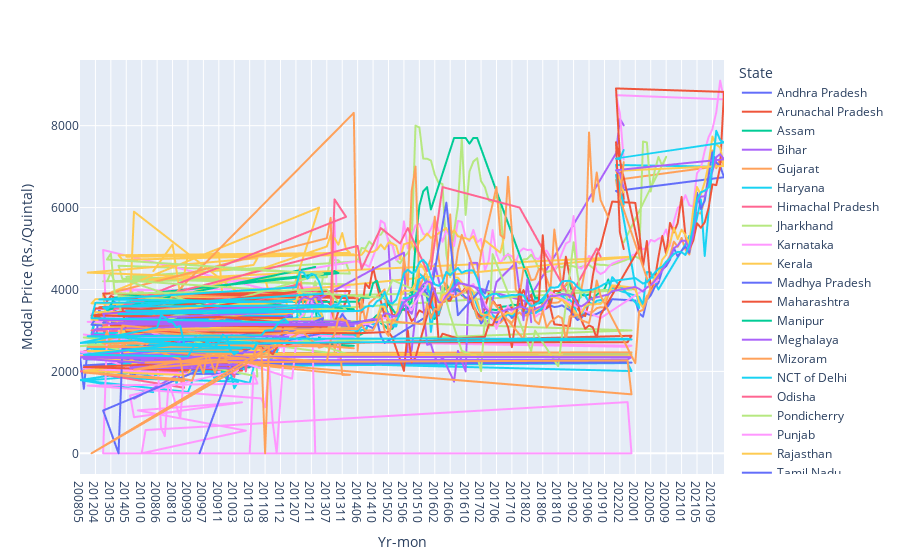

This figure's notebook cell:
### Code cell
fig = px.line(ms, x='Yr-mon', y='Modal Price (Rs./Quintal)', color= 'State')
fig.show()
fig.write_html(Collated + "/Graphs/State_Mustard.html")

### Figure 1 — Plotly figure (JSON) as saved in the notebook; plotly's stock layout.template omitted (floating-point values rounded to 4 significant figures; data arrays with more than 128 entries replaced by an {"elided": "..."} marker saying what was removed)
{"data": [{"hovertemplate": "State=Andhra Pradesh<br>Yr-mon=%{x}<br>Modal Price (Rs./Quintal)=%{y}<extra></extra>", "legendgroup": "Andhra Pradesh", "line": {"color": "#636efa", "dash": "solid"}, "marker": {"symbol": "circle"}, "mode": "lines", "name": "Andhra Pradesh", "showlegend": true, "type": "scattergl", "x": ["200805", "200902", "201106", "201203", "201204", "201206", "201303", "201304", "201305", "201306", "201402", "201403", "201405"], "xaxis": "x", "y": [2364.0, 1575, 2600, 2556, 2598, 3550, 3018, 2800, 2918, 3700, 2719, 2821.0, 3250], "yaxis": "y"}, {"hovertemplate": "State=Arunachal Pradesh<br>Yr-mon=%{x}<br>Modal Price (Rs./Quintal)=%{y}<extra></extra>", "legendgroup": "Arunachal Pradesh", "line": {"color": "#EF553B", "dash": "solid"}, "marker": {"symbol": "circle"}, "mode": "lines", "name": "Arunachal Pradesh", "showlegend": true, "type": "scattergl", "x": ["201005", "201006", "201008", "201010", "201011", "201102"], "xaxis": "x", "y": [2733.0, 1917.0, 2000, 2275, 2800, 2000], "yaxis": "y"}, {"hovertemplate": "State=Assam<br>Yr-mon=%{x}<br>Modal Price (Rs./Quintal)=%{y}<extra></extra>", "legendgroup": "Assam", "line": {"color": "#00cc96", "dash": "solid"}, "marker": {"symbol": "circle"}, "mode": "lines", "name": "Assam", "showlegend": true, "type": "scattergl", "x": {"elided": "138 str values"}, "xaxis": "x", "y": {"elided": "138 float values"}, "yaxis": "y"}, {"hovertemplate": "State=Bihar<br>Yr-mon=%{x}<br>Modal Price (Rs./Quintal)=%{y}<extra></extra>", "legendgroup": "Bihar", "line": {"color": "#ab63fa", "dash": "solid"}, "marker": {"symbol": "circle"}, "mode": "lines", "name": "Bihar", "showlegend": true, "type": "scattergl", "x": ["201502", "201503", "201504", "201506", "201507", "201508", "201509", "201510", "201511", "201512", "201601", "201602", "201604", "201605", "201606", "201607", "201608", "201609", "201802", "202201", "202202", "202203"], "xaxis": "x", "y": [5103.0, 3186.0, 3233.0, 3653.0, 3514.0, 3406.0, 3780.0, 3974.0, 3898.0, 4020.0, 4141.0, 4619.0, 3856.0, 3925.0, 4049.0, 4198.0, 4169.0, 4150, 3700, 7325, 8173.0, 8007.0], "yaxis": "y"}, {"hovertemplate": "State=Gujarat<br>Yr-mon=%{x}<br>Modal Price (Rs./Quintal)=%{y}<extra></extra>", "legendgroup": "Gujarat", "line": {"color": "#FFA15A", "dash": "solid"}, "marker": {"symbol": "circle"}, "mode": "lines", "name": "Gujarat", "showlegend": true, "type": "scattergl", "x": {"elided": "168 str values"}, "xaxis": "x", "y": {"elided": "168 float values"}, "yaxis": "y"}, {"hovertemplate": "State=Haryana<br>Yr-mon=%{x}<br>Modal Price (Rs./Quintal)=%{y}<extra></extra>", "legendgroup": "Haryana", "line": {"color": "#19d3f3", "dash": "solid"}, "marker": {"symbol": "circle"}, "mode": "lines", "name": "Haryana", "showlegend": true, "type": "scattergl", "x": {"elided": "155 str values"}, "xaxis": "x", "y": {"elided": "155 float values"}, "yaxis": "y"}, {"hovertemplate": "State=Himachal Pradesh<br>Yr-mon=%{x}<br>Modal Price (Rs./Quintal)=%{y}<extra></extra>", "legendgroup": "Himachal Pradesh", "line": {"color": "#FF6692", "dash": "solid"}, "marker": {"symbol": "circle"}, "mode": "lines", "name": "Himachal Pradesh", "showlegend": true, "type": "scattergl", "x": ["200812", "200901", "200902", "200903", "200904", "201105", "201106"], "xaxis": "x", "y": [2675, 2546.0, 2028, 1947.0, 2045, 2600, 2600], "yaxis": "y"}, {"hovertemplate": "State=Jharkhand<br>Yr-mon=%{x}<br>Modal Price (Rs./Quintal)=%{y}<extra></extra>", "legendgroup": "Jharkhand", "line": {"color": "#B6E880", "dash": "solid"}, "marker": {"symbol": "circle"}, "mode": "lines", "name": "Jharkhand", "showlegend": true, "type": "scattergl", "x": {"elided": "147 str values"}, "xaxis": "x", "y": {"elided": "147 float values"}, "yaxis": "y"}, {"hovertemplate": "State=Karnataka<br>Yr-mon=%{x}<br>Modal Price (Rs./Quintal)=%{y}<extra></extra>", "legendgroup": "Karnataka", "line": {"color": "#FF97FF", "dash": "solid"}, "marker": {"symbol": "circle"}, "mode": "lines", "name": "Karnataka", "showlegend": true, "type": "scattergl", "x": {"elided": "164 str values"}, "xaxis": "x", "y": {"elided": "164 float values"}, "yaxis": "y"}, {"hovertemplate": "State=Kerala<br>Yr-mon=%{x}<br>Modal Price (Rs./Quintal)=%{y}<extra></extra>", "legendgroup": "Kerala", "line": {"color": "#FECB52", "dash": "solid"}, "marker": {"symbol": "circle"}, "mode": "lines", "name": "Kerala", "showlegend": true, "type": "scattergl", "x": ["200804", "200810", "200812", "200903", "200908", "200911", "201001", "201002", "201003", "201004", "201005", "201006", "201007", "201101", "201102", "201103", "201104", "201105", "201106", "201108", "201110", "201111", "201112", "201201", "201202", "201203", "201204", "201205", "201301", "201303", "201304", "201307", "201308", "201309", "201310", "201311", "201312", "201401", "201402", "201403", "201404", "201405", "201406", "201407", "201408", "201409", "201410", "201411", "201412", "201501", "201502", "201503", "201504", "201505", "201506", "201507", "201508", "201509", "201510", "201511", "201512", "201601", "201602", "201605", "201606", "201607", "201608", "201609", "201610", "201611", "201612", "201701", "201702", "201703", "201707", "201708"], "xaxis": "x", "y": [4450, 5100, 3850, 4850, 4850, 4900, 2625, 2410, 3438.0, 3850, 3725, 5900, 3850, 4800, 4236.0, 4585, 4600, 4763.0, 4412.0, 4250, 3600, 3608.0, 3658.0, 3853.0, 3518.0, 3662.0, 3762.0, 3933.0, 6000, 3850, 3211.0, 5050, 5328.0, 5255.0, 5093.0, 5378.0, 4980, 4893, 4836.0, 4725, 4858.0, 4800, 4838.0, 4846.0, 4961.0, 4908.0, 4920, 4970, 5100, 4982.0, 5146.0, 5125, 5067.0, 4743.0, 5103.0, 5133.0, 5150, 4900, 5173.0, 5233.0, 5367.0, 5260, 5308.0, 5500, 5325, 5450, 5300, 5275, 5250, 5217.0, 5300, 5075, 4900, 5200, 4900, 5300], "yaxis": "y"}, {"hovertemplate": "State=Madhya Pradesh<br>Yr-mon=%{x}<br>Modal Price (Rs./Quintal)=%{y}<extra></extra>", "legendgroup": "Madhya Pradesh", "line": {"color": "#636efa", "dash": "solid"}, "marker": {"symbol": "circle"}, "mode": "lines", "name": "Madhya Pradesh", "showlegend": true, "type": "scattergl", "x": {"elided": "168 str values"}, "xaxis": "x", "y": {"elided": "168 float values"}, "yaxis": "y"}, {"hovertemplate": "State=Maharashtra<br>Yr-mon=%{x}<br>Modal Price (Rs./Quintal)=%{y}<extra></extra>", "legendgroup": "Maharashtra", "line": {"color": "#EF553B", "dash": "solid"}, "marker": {"symbol": "circle"}, "mode": "lines", "name": "Maharashtra", "showlegend": true, "type": "scattergl", "x": {"elided": "168 str values"}, "xaxis": "x", "y": {"elided": "168 float values"}, "yaxis": "y"}, {"hovertemplate": "State=Manipur<br>Yr-mon=%{x}<br>Modal Price (Rs./Quintal)=%{y}<extra></extra>", "legendgroup": "Manipur", "line": {"color": "#00cc96", "dash": "solid"}, "marker": {"symbol": "circle"}, "mode": "lines", "name": "Manipur", "showlegend": true, "type": "scattergl", "x": ["201212", "201304", "201305", "201306", "201307", "201308", "201309", "201310", "201403", "201404", "201405", "201406", "201407", "201408", "201409", "201410", "201411", "201412", "201504", "201505", "201506", "201507", "201508", "201509", "201510", "201511", "201512", "201601", "201607", "201608", "201609", "201610", "201611", "201612", "201701", "201804", "201805"], "xaxis": "x", "y": [4550, 3500, 3622.0, 3800, 4400, 4400, 4450, 4400, 3833.0, 3517.0, 3689.0, 3700, 3800, 3800, 3800, 4150, 4213.0, 3900, 3394.0, 3483.0, 3512.0, 3581.0, 3711.0, 5093.0, 6043.0, 6395.0, 6500, 5955.0, 7700, 7700, 7700, 7700, 7561.0, 7700, 7700, 3800, 3800], "yaxis": "y"}, {"hovertemplate": "State=Meghalaya<br>Yr-mon=%{x}<br>Modal Price (Rs./Quintal)=%{y}<extra></extra>", "legendgroup": "Meghalaya", "line": {"color": "#ab63fa", "dash": "solid"}, "marker": {"symbol": "circle"}, "mode": "lines", "name": "Meghalaya", "showlegend": true, "type": "scattergl", "x": ["201006", "201506", "201507", "201508", "201510", "201511", "201512", "201601", "201602", "201603", "201604", "201607", "201608", "201610", "201611", "201612", "201701", "201702", "201703", "201704", "201705", "201706", "201711", "201801", "201802", "201803"], "xaxis": "x", "y": [1333.0, 4900, 2350, 2525, 4225, 3650, 2650, 2667.0, 2350, 2200, 2350, 1750, 2500, 2000, 4650, 4650, 4650, 3750, 3150, 3250, 3750, 4183.0, 4650, 3250, 4250, 3200], "yaxis": "y"}, {"hovertemplate": "State=Mizoram<br>Yr-mon=%{x}<br>Modal Price (Rs./Quintal)=%{y}<extra></extra>", "legendgroup": "Mizoram", "line": {"color": "#FFA15A", "dash": "solid"}, "marker": {"symbol": "circle"}, "mode": "lines", "name": "Mizoram", "showlegend": true, "type": "scattergl", "x": ["201005", "201006", "201206", "201207", "201208", "201209", "201210", "201305", "201307", "201308", "201309", "201310", "201311", "201401", "201402", "201404", "201406", "201407", "201408", "201409", "201501", "201502", "201505", "201506", "201507", "201508", "201509", "201510", "201512", "201601", "201602", "201603", "201604", "201605", "201606", "201607", "201608", "201609", "201701", "201702", "201706", "201707", "201708", "201709", "201711", "201712", "201801", "201802", "201803", "201804", "201805", "201806", "201807", "201808", "201809", "201811", "201901", "201902", "201903", "201904", "201905", "201906", "201907", "201908", "201909", "201911"], "xaxis": "x", "y": [2250, 2250, 2750, 3625, 4500, 3500, 3750, 3917.0, 5250, 5750, 2500, 3000, 1917.0, 1917.0, 2500, 8312.0, 2500, 3758.0, 3200, 3667.0, 4000, 2900, 3650, 4784, 4083.0, 6400, 7000, 4050, 4500, 4750, 5778.0, 4750, 4278.0, 4000, 5833.0, 4250, 4941.0, 5333.0, 4250, 4875, 6500, 5333.0, 5250, 6750, 4000, 3875, 4500, 4500, 4225, 4250, 4500, 4500, 4268.0, 4000, 5464.0, 4000, 4250, 4000, 4111.0, 4000, 4500, 7833.0, 6143.0, 6857.0, 6182.0, 5765.0], "yaxis": "y"}, {"hovertemplate": "State=NCT of Delhi<br>Yr-mon=%{x}<br>Modal Price (Rs./Quintal)=%{y}<extra></extra>", "legendgroup": "NCT of Delhi", "line": {"color": "#19d3f3", "dash": "solid"}, "marker": {"symbol": "circle"}, "mode": "lines", "name": "NCT of Delhi", "showlegend": true, "type": "scattergl", "x": {"elided": "145 str values"}, "xaxis": "x", "y": {"elided": "145 float values"}, "yaxis": "y"}, {"hovertemplate": "State=Odisha<br>Yr-mon=%{x}<br>Modal Price (Rs./Quintal)=%{y}<extra></extra>", "legendgroup": "Odisha", "line": {"color": "#FF6692", "dash": "solid"}, "marker": {"symbol": "circle"}, "mode": "lines", "name": "Odisha", "showlegend": true, "type": "scattergl", "x": ["200804", "200805", "200806", "200807", "200809", "200810", "200811", "200901", "200902", "200903", "200904", "200905", "200906", "200907", "200908", "200909", "201003", "201007", "201009", "201103", "201106", "201109", "201201", "201202", "201203", "201208", "201209", "201210", "201301", "201303", "201304", "201306", "201308", "201309", "201312", "201403", "201406", "201407", "201412", "201505", "201507", "201512", "201601", "201604", "201712", "201901", "201908", "201909"], "xaxis": "x", "y": [2125, 2000, 2000, 2000, 2000, 2000, 2000, 1600, 2000, 2100, 2275, 2900, 2366.0, 2515, 2414, 2800, 1860.0, 3200, 2000, 2600, 2425, 2550, 2600, 2900, 3000, 4130.0, 3962.0, 3837.0, 4000, 3124, 3100, 3538.0, 3531.0, 6200, 5775, 3600, 5064.0, 4500, 5500, 5125, 5500, 4450, 4500, 6500, 6000, 3800, 5000, 4800], "yaxis": "y"}, {"hovertemplate": "State=Pondicherry<br>Yr-mon=%{x}<br>Modal Price (Rs./Quintal)=%{y}<extra></extra>", "legendgroup": "Pondicherry", "line": {"color": "#B6E880", "dash": "solid"}, "marker": {"symbol": "circle"}, "mode": "lines", "name": "Pondicherry", "showlegend": true, "type": "scattergl", "x": ["200903", "200904", "200905", "200912", "201001", "201002", "201003", "201004", "201006", "201101", "201103", "201104", "201105", "201106", "201302", "201304", "201305", "201306", "201307", "201312", "201402", "201403", "201404", "201405", "201501", "201502", "201503", "201602", "201603", "201604", "201606", "201609", "201701", "201702", "201703", "201704", "201705", "201803", "201804", "201810", "201902", "201903", "201904"], "xaxis": "x", "y": [2694, 2263, 2736, 2525, 2625, 3159.0, 2888.0, 2855.0, 2575, 3000, 3307, 3055.0, 1875, 2688, 4383, 4732.0, 4875, 3897, 3996, 3496, 3840.0, 3134.0, 2371, 4220.0, 3796, 3990, 4236.0, 3746, 3502.0, 4082.0, 3371, 2500, 2371, 2006, 3296, 3060.0, 4863, 2500, 2996, 2125, 5152.0, 4380.0, 3808], "yaxis": "y"}, {"hovertemplate": "State=Punjab<br>Yr-mon=%{x}<br>Modal Price (Rs./Quintal)=%{y}<extra></extra>", "legendgroup": "Punjab", "line": {"color": "#FF97FF", "dash": "solid"}, "marker": {"symbol": "circle"}, "mode": "lines", "name": "Punjab", "showlegend": true, "type": "scattergl", "x": ["200804", "200805", "200806", "200807", "200808", "200809", "200812", "200901", "200902", "200903", "200904", "200905", "200906", "200907", "200908", "200909", "200910", "200911", "200912", "201001", "201002", "201003", "201004", "201005", "201006", "201007", "201008", "201009", "201010", "201011", "201012", "201101", "201102", "201103", "201104", "201105", "201106", "201107", "201108", "201109", "201110", "201111", "201201", "201203", "201204", "201205", "201207", "201208", "201209", "201210", "201211", "201212", "201302", "201303", "201304", "201305", "201307", "201310", "201311", "201312", "201401", "201402", "201403", "201404", "201405", "201406", "201407", "201408", "201409", "201501", "201503", "201504", "201505", "201506", "201508", "201509", "201601", "201602", "201603", "201604", "201605", "201606", "201609", "201610", "201612", "201702", "201704", "201705", "201706", "201707", "201708", "201709", "201710", "201801", "201803", "201804", "201805", "201806", "201808", "201904", "201909", "202007"], "xaxis": "x", "y": [1903.0, 2484.0, 2463.0, 631.1, 418.9, 1740.0, 863.3, 1947.0, 2071.0, 1938.0, 2127.0, 2393.0, 2351.0, 2228.0, 2402.0, 2360, 2334.0, 2425, 2300, 2592.0, 2414.0, 1960, 2027.0, 1412.0, 882, 1244.0, 1047.0, 553.8, 0, 567.5, 1250, 0, 0, 0, 1977.0, 1701.0, 1653.0, 1340.0, 1124.0, 2149.0, 721.4, 0, 2675, 3405, 3398.0, 1822.0, 2632.0, 3306.0, 3409.0, 3651.0, 3900, 0, 0, 0, 2869.0, 3315.0, 3000, 3057.0, 3188.0, 3190.0, 3179.0, 3102.0, 2028.0, 2847.0, 3010.0, 3034.0, 3147.0, 3155.0, 3161.0, 3300, 3279.0, 3329.0, 3747.0, 3730, 3500, 3700, 4280, 3600, 3580, 3774.0, 3889.0, 3908.0, 3900, 4000, 4135, 3820, 3494.0, 3285.0, 3038.0, 3296.0, 3465, 3600, 3450, 3570, 3741, 3328.0, 3400, 3405, 3935, 3518.0, 3300, 4230], "yaxis": "y"}, {"hovertemplate": "State=Rajasthan<br>Yr-mon=%{x}<br>Modal Price (Rs./Quintal)=%{y}<extra></extra>", "legendgroup": "Rajasthan", "line": {"color": "#FECB52", "dash": "solid"}, "marker": {"symbol": "circle"}, "mode": "lines", "name": "Rajasthan", "showlegend": true, "type": "scattergl", "x": {"elided": "168 str values"}, "xaxis": "x", "y": {"elided": "168 float values"}, "yaxis": "y"}, {"hovertemplate": "State=Tamil Nadu<br>Yr-mon=%{x}<br>Modal Price (Rs./Quintal)=%{y}<extra></extra>", "legendgroup": "Tamil Nadu", "line": {"color": "#636efa", "dash": "solid"}, "marker": {"symbol": "circle"}, "mode": "lines", "name": "Tamil Nadu", "showlegend": true, "type": "scattergl", "x": ["200906", "201003", "201103", "201301", "201302", "201303", "201402", "201403", "201411", "201412", "201501", "201512", "201605", "201608", "201702", "201703", "201704"], "xaxis": "x", "y": [0, 2295, 2571, 2916, 3301, 1044.0, 0, 2549, 3264.0, 2857.0, 2694, 3348, 6120, 3372, 4004, 3899, 4205], "yaxis": "y"}, {"hovertemplate": "State=Telangana<br>Yr-mon=%{x}<br>Modal Price (Rs./Quintal)=%{y}<extra></extra>", "legendgroup": "Telangana", "line": {"color": "#EF553B", "dash": "solid"}, "marker": {"symbol": "circle"}, "mode": "lines", "name": "Telangana", "showlegend": true, "type": "scattergl", "x": ["200811", "200901", "200902", "200903", "200904", "200905", "200906", "200907", "200909", "200910", "200911", "201002", "201003", "201004", "201009", "201010", "201107", "201108", "201109", "201110", "201111", "201112", "201201", "201203", "201207", "201305", "201307", "201403", "201405", "201406", "201502", "201503", "201506", "201507", "201508", "201509", "201602", "201603", "201604", "201608", "201703", "201704", "201705", "201706", "201707", "201709", "201710", "201712", "201801", "201802", "201803", "201804", "201805", "201806", "201807", "201809", "201901", "201902", "201903", "201904", "201905", "201906", "201907", "201908", "201909", "202002", "202201", "202202", "202203"], "xaxis": "x", "y": [2700, 2200, 2104.0, 2029.0, 2216.0, 2299.0, 2248.0, 2400, 2352.0, 2362.0, 2445.0, 2035, 2123.0, 2158.0, 2350, 2289.0, 2590, 2534.0, 2488.0, 2418.0, 2575, 2725, 3300, 3364.0, 3947.0, 3124, 3090.0, 3550, 2964.0, 2931.0, 2962.0, 2830, 2013, 3000, 2223, 2336, 4029.0, 2734.0, 2920, 2805, 2844.0, 3143, 3132.0, 3335.0, 3508.0, 3081.0, 2591.0, 4009, 3468.0, 3713, 3739.0, 3698.0, 3718.0, 5325, 3955, 3150, 3105, 3791.0, 3718.0, 3257.0, 3040.0, 3122.0, 3074, 2807.0, 3378.0, 5000, 7595, 5394.0, 4986.0], "yaxis": "y"}, {"hovertemplate": "State=Tripura<br>Yr-mon=%{x}<br>Modal Price (Rs./Quintal)=%{y}<extra></extra>", "legendgroup": "Tripura", "line": {"color": "#00cc96", "dash": "solid"}, "marker": {"symbol": "circle"}, "mode": "lines", "name": "Tripura", "showlegend": true, "type": "scattergl", "x": ["201408"], "xaxis": "x", "y": [0], "yaxis": "y"}, {"hovertemplate": "State=Uttar Pradesh<br>Yr-mon=%{x}<br>Modal Price (Rs./Quintal)=%{y}<extra></extra>", "legendgroup": "Uttar Pradesh", "line": {"color": "#ab63fa", "dash": "solid"}, "marker": {"symbol": "circle"}, "mode": "lines", "name": "Uttar Pradesh", "showlegend": true, "type": "scattergl", "x": {"elided": "168 str values"}, "xaxis": "x", "y": {"elided": "168 float values"}, "yaxis": "y"}, {"hovertemplate": "State=Uttrakhand<br>Yr-mon=%{x}<br>Modal Price (Rs./Quintal)=%{y}<extra></extra>", "legendgroup": "Uttrakhand", "line": {"color": "#FFA15A", "dash": "solid"}, "marker": {"symbol": "circle"}, "mode": "lines", "name": "Uttrakhand", "showlegend": true, "type": "scattergl", "x": ["200804", "200812", "200901", "200902", "200903", "200904", "200906", "200907", "200908", "200909", "200910", "200911", "200912", "201001", "201006", "201007", "201008", "201009", "201011", "201012", "201101", "201103", "201105", "201106", "201107", "201108", "201109", "201203", "201208", "201209", "201301", "201302", "201303", "201304", "201305", "201306", "201307", "201308", "201309", "201310", "201311", "201312", "201401", "201402", "201403", "201404", "201405", "201406", "201407", "201408", "201409", "201410", "201412", "201501", "201502", "201503", "201504", "201511", "201512", "201601", "201602", "201603", "201604", "201606", "201607", "201611", "201612", "201701", "201702", "201703", "201704", "201705", "201801", "201802", "201803", "201804", "201805", "201806", "201807", "201808", "201810", "201811", "201812", "201901", "201902", "201903", "201904", "201906", "201907", "201908", "201909", "202001", "202002", "202003", "202005", "202202", "202203"], "xaxis": "x", "y": [2525, 2300, 1766.0, 1972.0, 1800, 1775, 2200, 1950, 2441.0, 2239.0, 1968.0, 2281, 2552, 2248.0, 2044, 2504, 2536.0, 2313.0, 2217, 2265, 1440, 2200, 2600, 2600, 2570, 0, 2598, 0, 2945, 2944, 2581.0, 2603.0, 2689.0, 2985.0, 2610, 2632.0, 2232, 2763, 2904.0, 3295.0, 3251, 3240.0, 3022.0, 2704.0, 3121.0, 2564.0, 3012.0, 3035, 3144.0, 2992.0, 3000, 3004.0, 3379.0, 3000.0, 2864.0, 3271, 3212.0, 3150, 3650.0, 3304.0, 3528.0, 3497.0, 3681.0, 3883.0, 3810, 4036.0, 3663.0, 3316, 3261, 3354, 3402.0, 3700, 2788.0, 3314.0, 3657.0, 3238, 3154.0, 3480, 3075, 3211, 3351, 3300, 2750, 3349.0, 3334.0, 3384.0, 3250, 3180, 3600, 4218.0, 3848.0, 2200, 3464.0, 3500, 4000, 6221.0, 7111.0], "yaxis": "y"}, {"hovertemplate": "State=West Bengal<br>Yr-mon=%{x}<br>Modal Price (Rs./Quintal)=%{y}<extra></extra>", "legendgroup": "West Bengal", "line": {"color": "#19d3f3", "dash": "solid"}, "marker": {"symbol": "circle"}, "mode": "lines", "name": "West Bengal", "showlegend": true, "type": "scattergl", "x": {"elided": "168 str values"}, "xaxis": "x", "y": {"elided": "168 float values"}, "yaxis": "y"}], "layout": {"legend": {"title": {"text": "State"}, "tracegroupgap": 0}, "margin": {"t": 60}, "xaxis": {"anchor": "y", "domain": [0, 1], "title": {"text": "Yr-mon"}}, "yaxis": {"anchor": "x", "domain": [0, 1], "title": {"text": "Modal Price (Rs./Quintal)"}}}}
